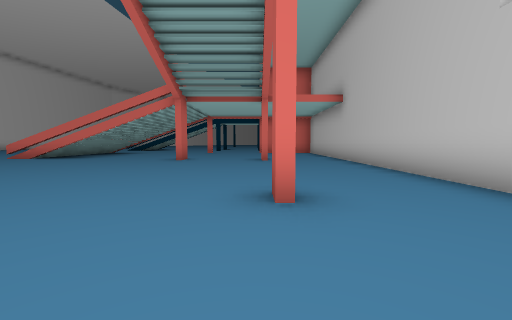
View 1 (above)

20 first-person views from a walk through a 3-D level made in the Unity game engine. The camera is 1.2 m above the floor, tilts 4° down and sees 90° across. The floor is counted in squares, 2 m on a side. Each view is taken from the middle of a square. On the plan, view 1 faces up. The plan holds only what a view shows up to about 9 squares ahead; the rest is blank. The place goes on beyond the plan.

View 2
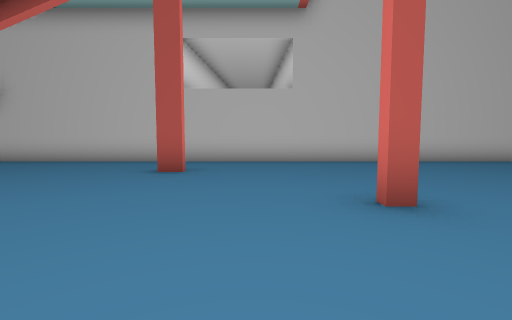

View 3
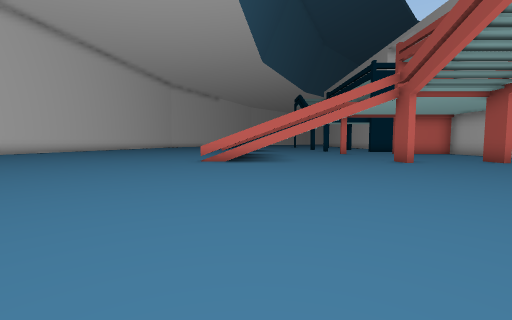

View 4
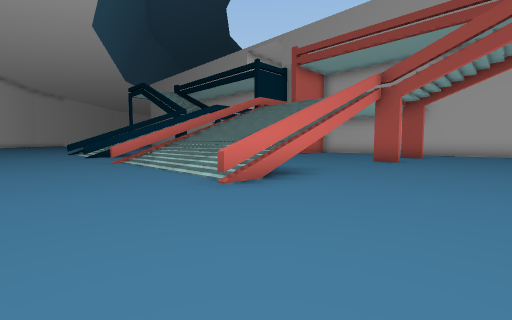

View 5
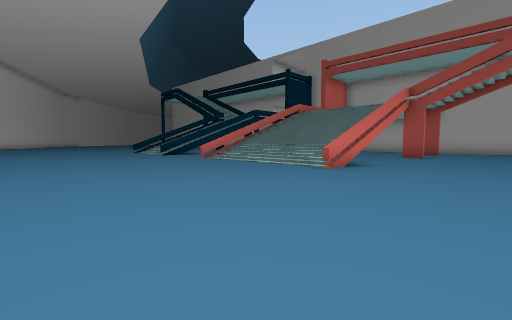

View 6
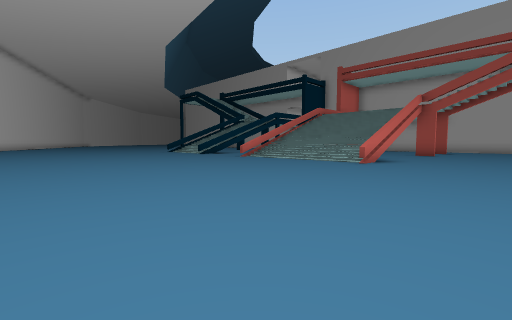

View 7
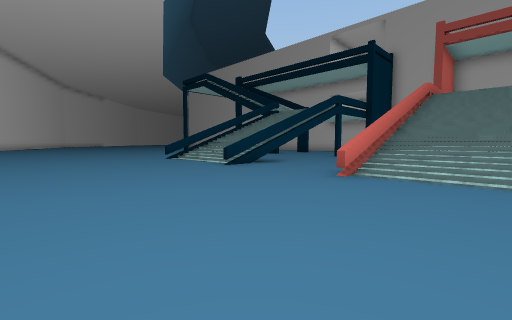

View 8
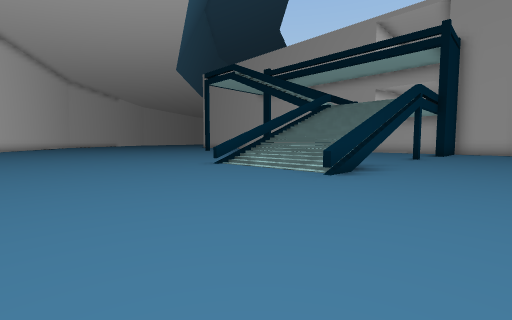

View 9
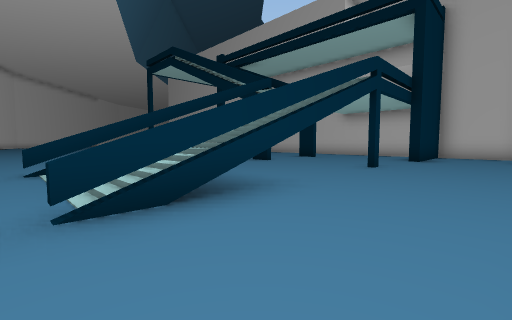

View 10
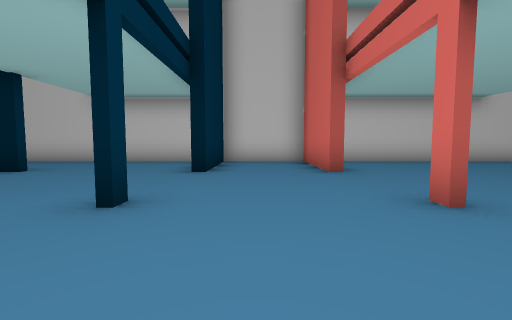

View 11
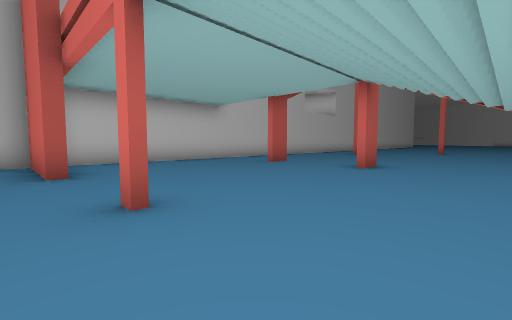

View 12
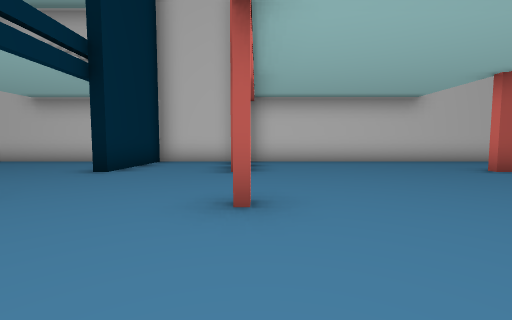

View 13
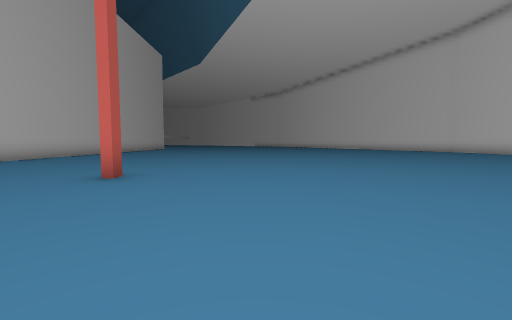

View 14
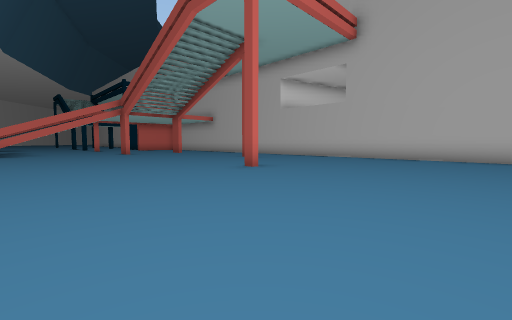

View 15
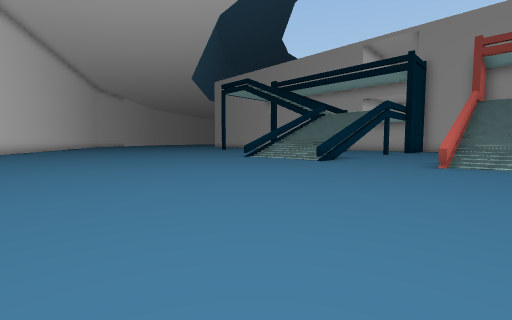

View 16
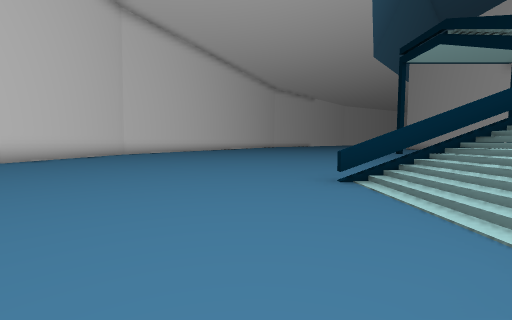

View 17
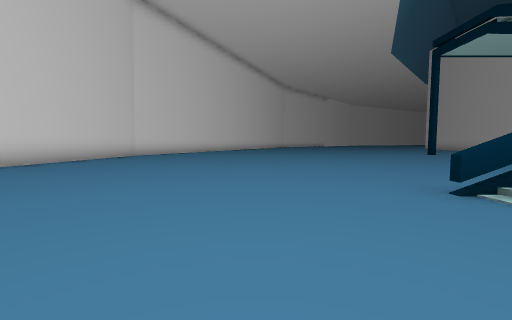

View 18
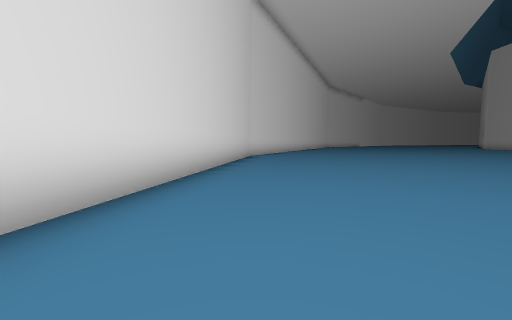

View 19
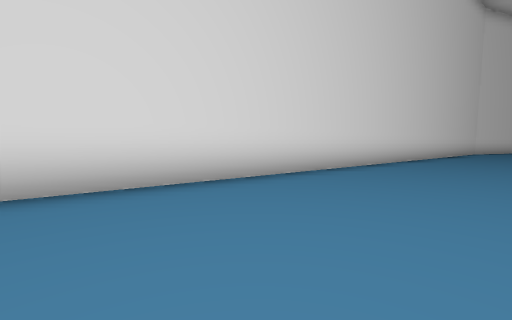

View 20
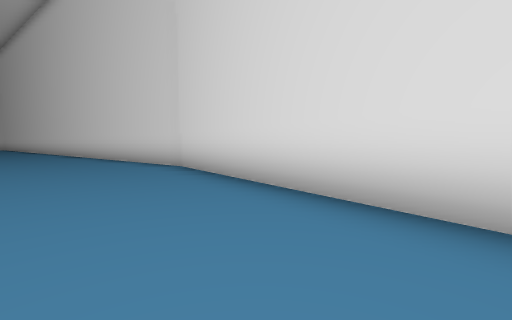

### Floor plan
Key: @ floor where view 1 was taken; # wall or solid block; x gap in a wall; . floor; / step, stairs or slope; = window, fence, low wall or low ledge.
Columns run from 19 left of view 1 to 3 right of it. Each row starts with its distance up from view 1.
 27   #............
 26   #............
 25   #...........
 24   #...........
 23  ##...........        #
 22  #...........       ..#
 21  #.........#x#  #  #..#
 20  #.........///........#
 19  #.........///........#
 18  #.........///........#
 17  #.........##...#...###
 16 ##....................#
 15 #...................###
 14 #..........#x=..#.....#
 13 #..........///........#
 12 #..........///........#
 11 #..........///........#
 10 #..........///........#
  9 #..........#x#..#..#..#
  8 #.....................#
  7 #.....................#
  6 #.....................#
  5 #...    ..............#
  4  ...     .............#
  3   ..      .........#..#
  2            ...........#
  1            ...........#
  0           ......#..@..#
 -1          .............#
 -2         ..............#
 -3        ...............#
 -4       ................#
 -5       ................#

Where each view was taken, in squares from view 1:
view 1: 0 up, 0 right, facing up
view 2: 1 up, 5 left, facing right
view 3: 1 up, 7 left, facing up
view 4: 6 up, 11 left, facing up-right
view 5: 6 up, 14 left, facing up-right
view 6: 6 up, 16 left, facing up-right
view 7: 12 up, 13 left, facing up-right
view 8: 15 up, 13 left, facing up-right
view 9: 15 up, 9 left, facing up-right
view 10: 16 up, 5 left, facing right
view 11: 15 up, 5 left, facing down-right
view 12: 14 up, 5 left, facing right
view 13: 4 up, 5 left, facing down
view 14: 5 down, 7 left, facing up-right
view 15: 13 up, 16 left, facing up-right
view 16: 17 up, 10 left, facing up
view 17: 18 up, 11 left, facing up
view 18: 18 up, 16 left, facing up
view 19: 13 up, 15 left, facing up-left
view 20: 15 up, 16 left, facing down-left
